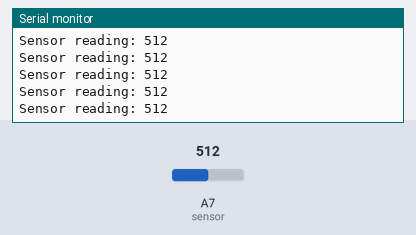
Bench run of a sketch on a simulated Arduino Nano, built with avr-gcc and run on an emulated ATmega328P. On the bench: the last lines printed to the serial monitor. The test bench sets the inputs (shaded band); at power-on: A7 (sensor) = 512.

Above: at 1.2 s.
1.3 s: A7 (sensor) set to 716
At 1.31 s:
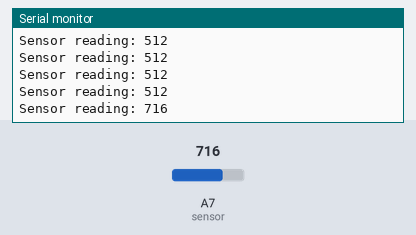
2.8 s: A7 (sensor) set to 900
At 2.82 s:
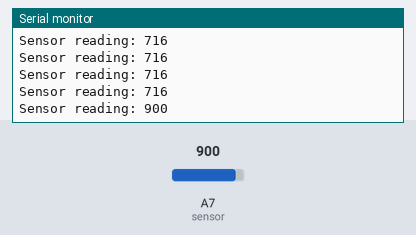
Timing chart, 0 to 5.8 s (numbered marks = the images above; inputs shaded):
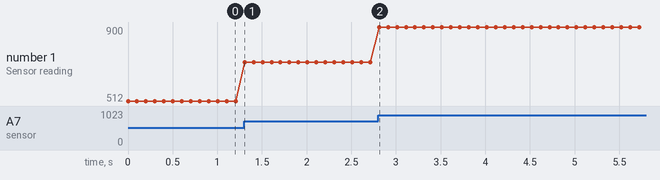

The sketch:

arduino.ino
```cpp
void setup() {
  Serial.begin(9600); // Configure serial port
}

void loop() {
  Serial.print("Sensor reading: ");
  Serial.println(analogRead(A7)); // Send sensor value to serial console
  delay(100);
}
```

Measured:
- after the input at 1.3 s, the serial monitor: prints a new line at once (image 1)
- after the input at 2.8 s, the serial monitor: prints a new line at once (image 2)
- plotted number 1: 512 → 716 after the input at 1.3 s, 716 → 900 after the input at 2.8 s
